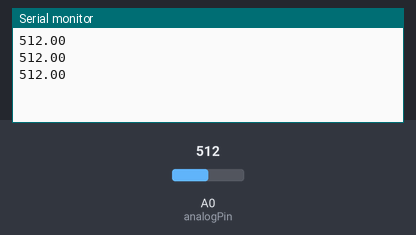
A sketch run on a simulated Arduino Uno, built with avr-gcc and run on an emulated ATmega328P. Shown: the last lines printed to the serial monitor. The test bench sets the inputs (shaded band); at power-on: A0 (analogPin) = 512.

Above: at 1.3 s.
1.4 s: A0 (analogPin) set to 716
At 1.9 s:
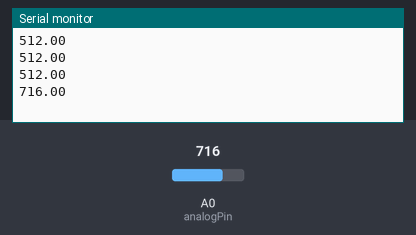
2.9 s: A0 (analogPin) set to 900
At 3.4 s:
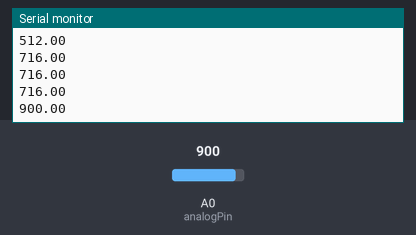
Timing chart, 0 to 5.9 s (numbered marks = the images above; inputs shaded):
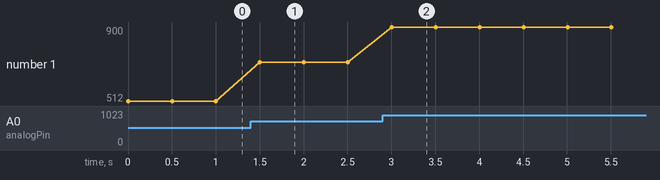

The sketch:

cz_alko.ino
```cpp
const int analogPin = 0;
int odczyt = 0;//Odczytana wartość z ADC
float napiecie = 0;//Wartość przeliczona na napięcie w V

void setup() {
  Serial.begin(9600);
}

void loop() {
  odczyt = analogRead(analogPin);//Odczytujemy wartość napięcia
  napiecie = odczyt; //Przeliczenie wartości na napięcie
  Serial.println(napiecie);//Wysyłamy zmierzone napięcie
  delay(500);
}
```

Measured:
- after the input at 1.4 s, the serial monitor: prints a new line after 0.10 s (image 1)
- after the input at 2.9 s, the serial monitor: prints a new line after 0.10 s (image 2)
- plotted number 1: 512 → 716 after the input at 1.4 s, 716 → 900 after the input at 2.9 s
